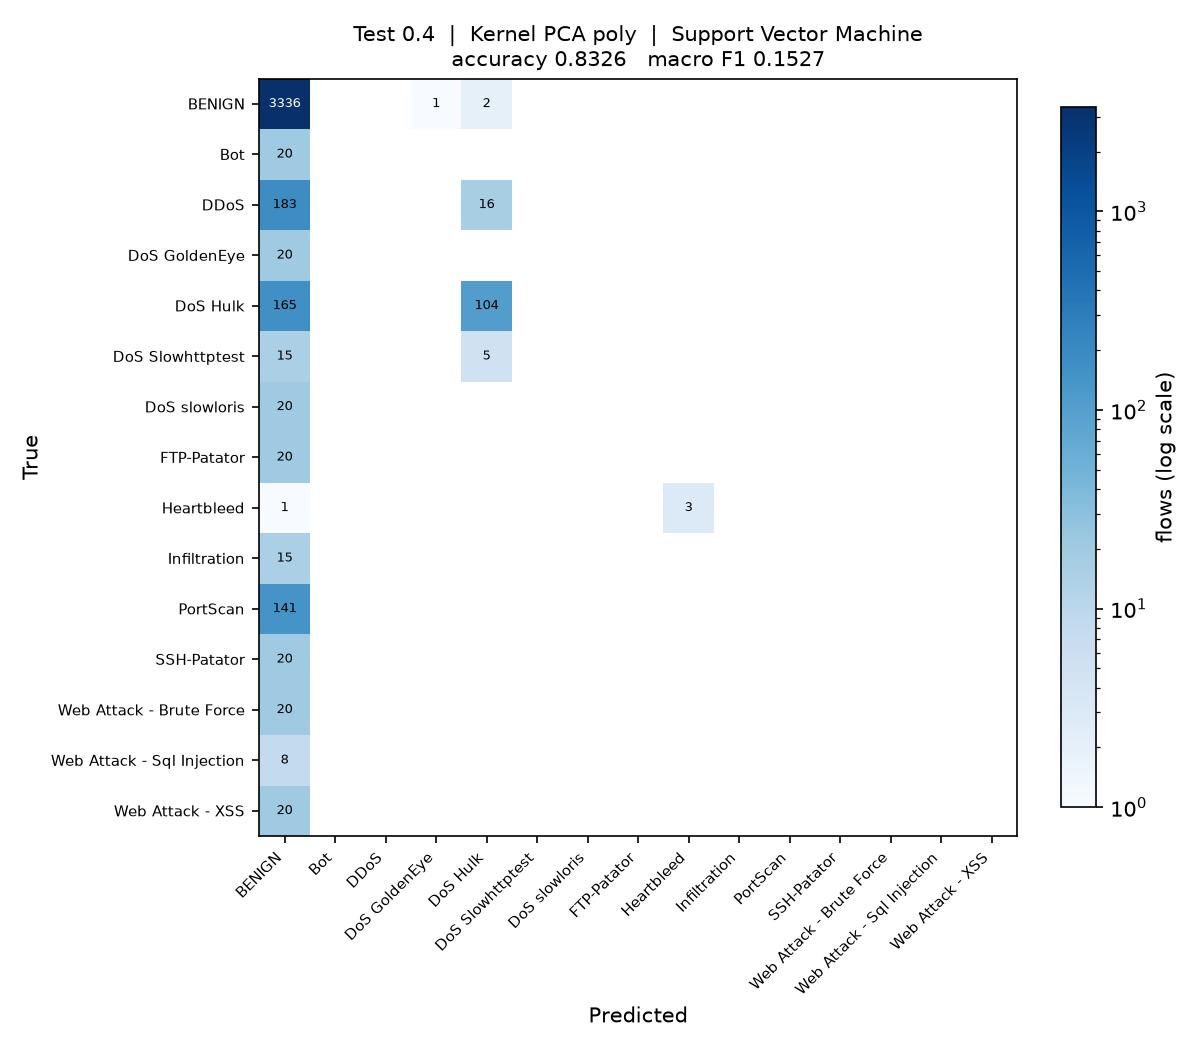

Recreate this plot in Python.
"""
Test_0.4_DR_POLY_SVM

Test size 0.4  |  Kernel PCA (poly)  |  Support Vector Machine  (reference sheet #15)

Run on its own:

    python Test_0.4_DR_POLY_SVM.py

Writes Test_0.4_DR_POLY_SVM.jpg (confusion matrix) and appends one row to
results/75_runs.csv.
"""

import os
import sys
import time
import warnings
from pathlib import Path

import matplotlib
matplotlib.use("Agg")
import matplotlib.pyplot as plt
import numpy as np
import pandas as pd
from sklearn.decomposition import KernelPCA
from sklearn.impute import SimpleImputer
from sklearn.metrics import (accuracy_score, confusion_matrix, f1_score,
                             precision_score, recall_score)
from sklearn.model_selection import train_test_split
from sklearn.preprocessing import LabelEncoder, StandardScaler
from sklearn.svm import SVC

sys.path.insert(0, str(Path(__file__).resolve().parent.parent))
from common import load_sample                      # noqa: E402

warnings.filterwarnings("ignore")

# ----- this run -------------------------------------------------------------
TEST_SIZE = 0.4
KERNEL = "poly"
CLASSIFIER = "SVM"
N_COMPONENTS = 15
# ----------------------------------------------------------------------------

SEED = 0
N_JOBS = max(1, (os.cpu_count() or 2) // 2)
STEM = "Test_0.4_DR_POLY_SVM"
HERE = Path(__file__).resolve().parent
RESULTS = HERE.parent / "results"


def main():
    t0 = time.time()
    df = load_sample(10000, 50, SEED)
    y = LabelEncoder().fit_transform(df["Label"])
    X = df.drop(columns=["Label", "Day"])
    classes = sorted(df["Label"].unique())
    print(f"{len(df):,} flows, {X.shape[1]} features, {len(classes)} classes")

    X_train, X_test, y_train, y_test = train_test_split(
        X, y, test_size=TEST_SIZE, random_state=SEED, stratify=y)

    # mean imputation and scaling, fitted on the training split only
    imputer = SimpleImputer(strategy="mean").fit(X_train)
    scaler = StandardScaler().fit(imputer.transform(X_train))
    X_train = scaler.transform(imputer.transform(X_train))
    X_test = scaler.transform(imputer.transform(X_test))

    # dimensionality reduction: Kernel PCA, fitted on the training split only.
    # arpack keeps the largest positive eigenvalues; the randomized solver ranks
    # them by magnitude and fails on the sigmoid kernel, which is not PSD.
    kpca = KernelPCA(n_components=N_COMPONENTS, kernel=KERNEL,
                     eigen_solver="arpack", random_state=SEED, n_jobs=N_JOBS)
    X_train = kpca.fit_transform(X_train)
    X_test = kpca.transform(X_test)
    print(f"Kernel PCA ({KERNEL}): {X_train.shape[1]} components")

    classifier = SVC(kernel="rbf", probability=True, random_state=SEED)
    classifier.fit(X_train, y_train)
    y_pred = classifier.predict(X_test)

    acc = accuracy_score(y_test, y_pred)
    pre = precision_score(y_test, y_pred, average="macro", zero_division=0)
    rec = recall_score(y_test, y_pred, average="macro", zero_division=0)
    f1 = f1_score(y_test, y_pred, average="macro", zero_division=0)
    pre_w = precision_score(y_test, y_pred, average="weighted", zero_division=0)
    rec_w = recall_score(y_test, y_pred, average="weighted", zero_division=0)
    f1_w = f1_score(y_test, y_pred, average="weighted", zero_division=0)

    print(f"Accuracy  : {acc:.4f}")
    print(f"Precision : {pre:.4f}")
    print(f"Recall    : {rec:.4f}")
    print(f"F1 Score  : {f1:.4f}")

    # confusion matrix image, named to match this script
    cm = confusion_matrix(y_test, y_pred, labels=range(len(classes)))
    fig, ax = plt.subplots(figsize=(8, 7))
    im = ax.imshow(cm, cmap="Blues", norm=matplotlib.colors.LogNorm(vmin=1))
    ax.set_xticks(range(len(classes)), classes, rotation=45, ha="right", fontsize=7)
    ax.set_yticks(range(len(classes)), classes, fontsize=7)
    ax.set_xlabel("Predicted")
    ax.set_ylabel("True")
    ax.set_title(f"Test {TEST_SIZE}  |  Kernel PCA {KERNEL}  |  Support Vector Machine\n"
                 f"accuracy {acc:.4f}   macro F1 {f1:.4f}", fontsize=10)
    for i in range(len(classes)):
        for j in range(len(classes)):
            if cm[i, j]:
                ax.text(j, i, cm[i, j], ha="center", va="center", fontsize=6,
                        color="white" if cm[i, j] > cm.max() / 3 else "black")
    fig.colorbar(im, ax=ax, fraction=0.04, label="flows (log scale)")
    fig.tight_layout()
    fig.savefig(HERE / f"{STEM}.jpg", dpi=150)
    plt.close(fig)

    # one row appended to the shared results table
    RESULTS.mkdir(exist_ok=True)
    row = {"Test": TEST_SIZE, "DR": "POLY", "Clas": CLASSIFIER,
           "Acc": round(acc, 4), "Pre": round(pre, 4), "Rec": round(rec, 4),
           "F1": round(f1, 4),
           "Pre_weighted": round(pre_w, 4), "Rec_weighted": round(rec_w, 4),
           "F1_weighted": round(f1_w, 4),
           "n_components": N_COMPONENTS, "seconds": round(time.time() - t0, 1),
           "script": STEM}
    out = RESULTS / "75_runs.csv"
    old = pd.read_csv(out).to_dict("records") if out.exists() else []
    old = [r for r in old if r.get("script") != STEM]
    pd.DataFrame(old + [row]).to_csv(out, index=False)
    print(f"saved {STEM}.jpg and appended to results/75_runs.csv "
          f"({time.time() - t0:.0f}s)")


if __name__ == "__main__":
    main()
